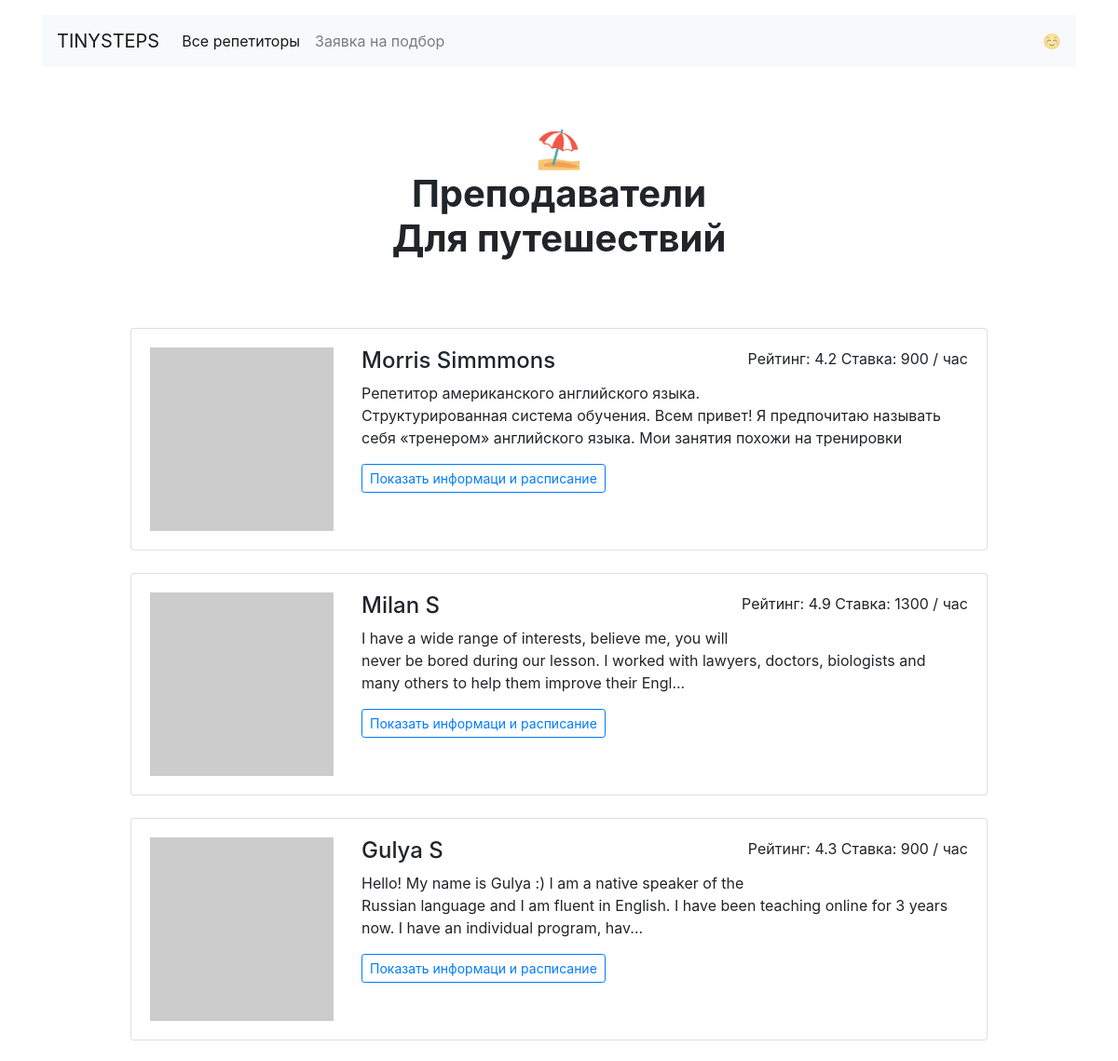
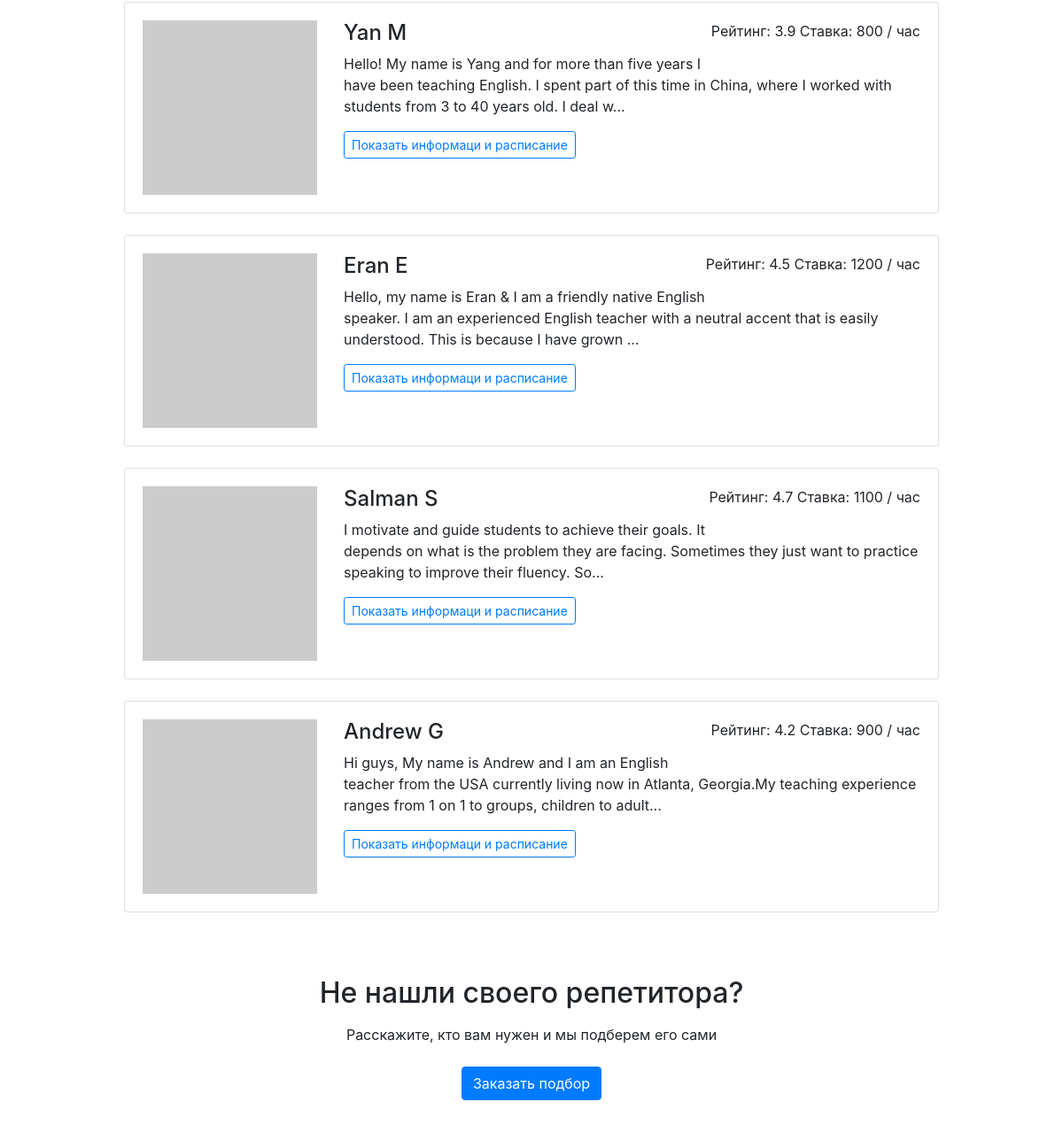
Page /goals/travel/ on the committed database (2 pictures, top to bottom).
### app.py (models this page shows)
class Goal(db.Model):
    __tablename__ = 'goals'
    id = db.Column(db.Integer, primary_key=True)
    goal = db.Column(db.String(255))
    goal_ru = db.Column(db.String(255))
    teacher = db.relationship('Teacher', secondary=teacher_goals, back_populates="goals")

class Teacher(db.Model):
    __tablename__ = 'teacher'
    id = db.Column(db.Integer, primary_key=True)
    name = db.Column(db.String(255))
    about = db.Column(db.Text)
    rating = db.Column(db.Float)
    picture = db.Column(db.String(255))
    price = db.Column(db.Integer)
    free = db.Column(db.Text)
    booking = db.relationship('Booking', back_populates="teacher")
    goals = db.relationship('Goal', secondary=teacher_goals, back_populates="teacher")

### app.py (the view)
@app.route('/goals/<goal>/')
def goals(goal):
    teacher_goal = Goal.query.filter(Goal.goal == goal).first_or_404()
    return render_template('flask_teacher/goal.html', teachers=teacher_goal)

### templates/flask_teacher/goal.html
{% extends 'base.html' %}
{% block content %}
    <main class="container mt-3">
        <h1 class="h1 text-center w-50 mx-auto mt-1 py-5 mb-4"><strong>{{ teachers.goal_ru[0] }}<br/>Преподаватели
            <br> {{ teachers.goal_ru[1:] }}</strong></h1>
        <div class="row">
            <div class="col-12 col-lg-10 offset-lg-1 m-auto">
                {% for teacher in teachers.teacher %}
                    <div class="card mb-4">
                        <div class="card-body">
                            <div class="row">
                                <div class="col-3"><img src="{{ teacher.picture }}" class="img-fluid"
                                                        alt=""></div>
                                <div class="col-9">
                                    <p class="float-right">Рейтинг: {{ teacher.rating }} Ставка: {{ teacher.price }} /
                                        час</p>
                                    <h2 class="h4">{{ teacher.name }}</h2>
                                    <p>{{ teacher.about|truncate(182, True) }}</p>
                                    <a href="{{ url_for('profiles',pk=teacher.id) }}" class="btn btn-outline-primary btn-sm mr-3
                mb-2">Показать
                                        информаци и
                                        расписание</a>
                                </div>
                            </div>
                        </div>
                    </div>
                {% endfor %}
            </div>
        </div>
        <h2 class="text-center mt-5 mb-3">Не нашли своего репетитора?</h2>
        <p class="text-center mb-4">Расскажите, кто вам нужен и мы подберем его сами</p>
        <div class="text-center pb-5">
            <a href="{{ url_for('order_request') }}" class="btn btn-primary">Заказать подбор</a>
        </div>
    </main>
{% endblock %}

### rows in the picture
Goal: goal_ru "⛱", goal_ru "Для путешествий"
Teacher: rating "4.2", price "900", name "Morris Simmmons", about "Репетитор американского английского языка. Структурированная система обучения. Всем привет! Я предпочитаю называть себя «тренером» английского языка. Мои занятия похожи на тренировки"
Teacher: rating "4.9", price "1300", name "Milan S", about "I have a wide range of interests, believe me, you will never be bored during our lesson. I worked with lawyers, doctors, biologists and many others to help them improve their Engl..."
Teacher: rating "4.3", price "900", name "Gulya S", about "Hello! My name is Gulya :) I am a native speaker of the Russian language and I am fluent in English. I have been teaching online for 3 years now. I have an individual program, hav..."
Teacher: rating "3.9", price "800", name "Yan M", about "Hello! My name is Yang and for more than five years I have been teaching English. I spent part of this time in China, where I worked with students from 3 to 40 years old. I deal w..."
Teacher: rating "4.5", price "1200", name "Eran E", about "Hello, my name is Eran & I am a friendly native English speaker. I am an experienced English teacher with a neutral accent that is easily understood. This is because I have grown ..."
Teacher: rating "4.7", price "1100", name "Salman S", about "I motivate and guide students to achieve their goals. It depends on what is the problem they are facing. Sometimes they just want to practice speaking to improve their fluency. So..."
Teacher: rating "4.2", price "900", name "Andrew G", about "Hi guys, My name is Andrew and I am an English teacher from the USA currently living now in Atlanta, Georgia.My teaching experience ranges from 1 on 1 to groups, children to adult..."
